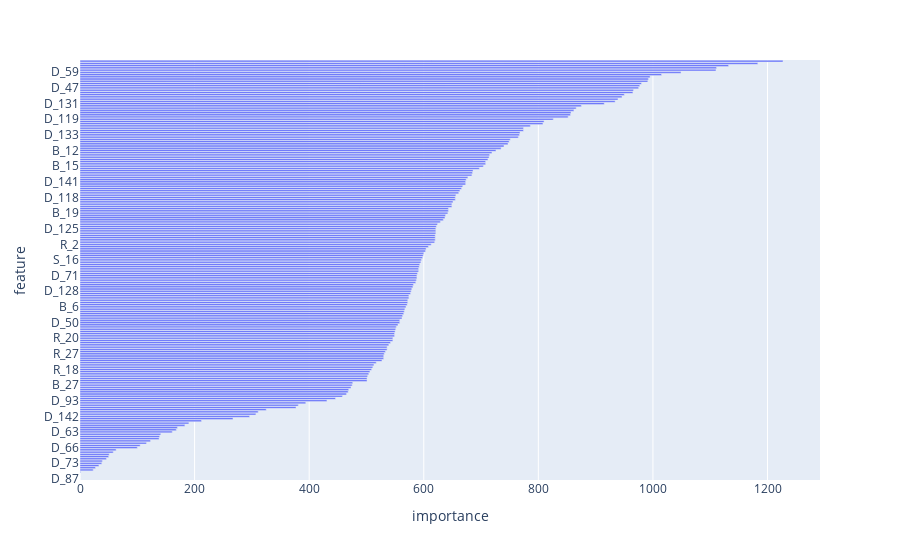

Source (notebook cell):
### Code cell
fig = pltex.bar(feature_imp, x='importance', y='feature', height=7000)
fig.show()

### Figure 1 — Plotly figure (JSON) as saved in the notebook; plotly's stock layout.template omitted (floating-point values rounded to 4 significant figures; data arrays with more than 128 entries replaced by an {"elided": "..."} marker saying what was removed)
{"data": [{"alignmentgroup": "True", "hovertemplate": "importance=%{x}<br>feature=%{y}<extra></extra>", "legendgroup": "", "marker": {"color": "#636efa", "pattern": {"shape": ""}}, "name": "", "offsetgroup": "", "orientation": "h", "showlegend": false, "textposition": "auto", "type": "bar", "x": {"elided": "188 int values"}, "xaxis": "x", "y": {"elided": "188 str values"}, "yaxis": "y"}], "layout": {"autosize": true, "barmode": "relative", "legend": {"tracegroupgap": 0}, "margin": {"t": 60}, "xaxis": {"anchor": "y", "autorange": true, "domain": [0, 1], "range": [0, 1292.0], "title": {"text": "importance"}, "type": "linear"}, "yaxis": {"anchor": "x", "autorange": true, "domain": [0, 1], "range": [-0.5, 187.5], "title": {"text": "feature"}, "type": "category"}}}
